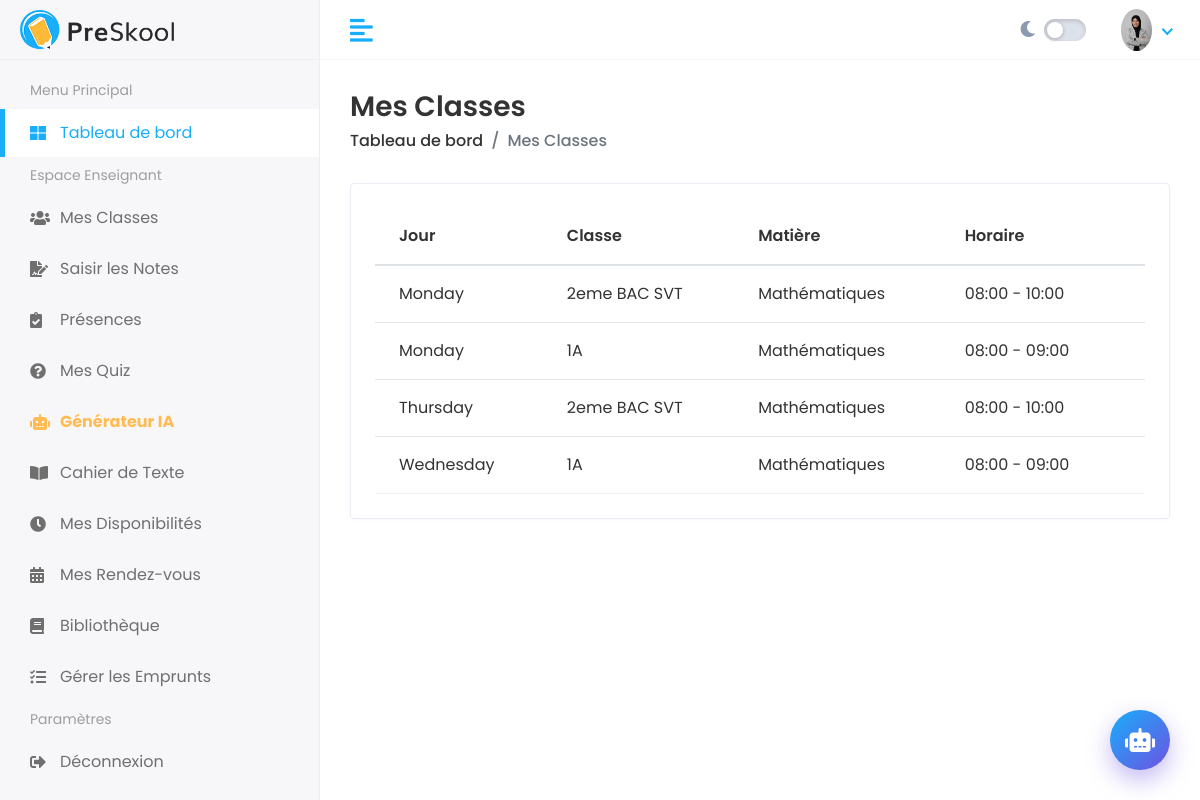
/fr/teacher-space/my-classes/ (signed in), run on an earlier commit of the app's database.
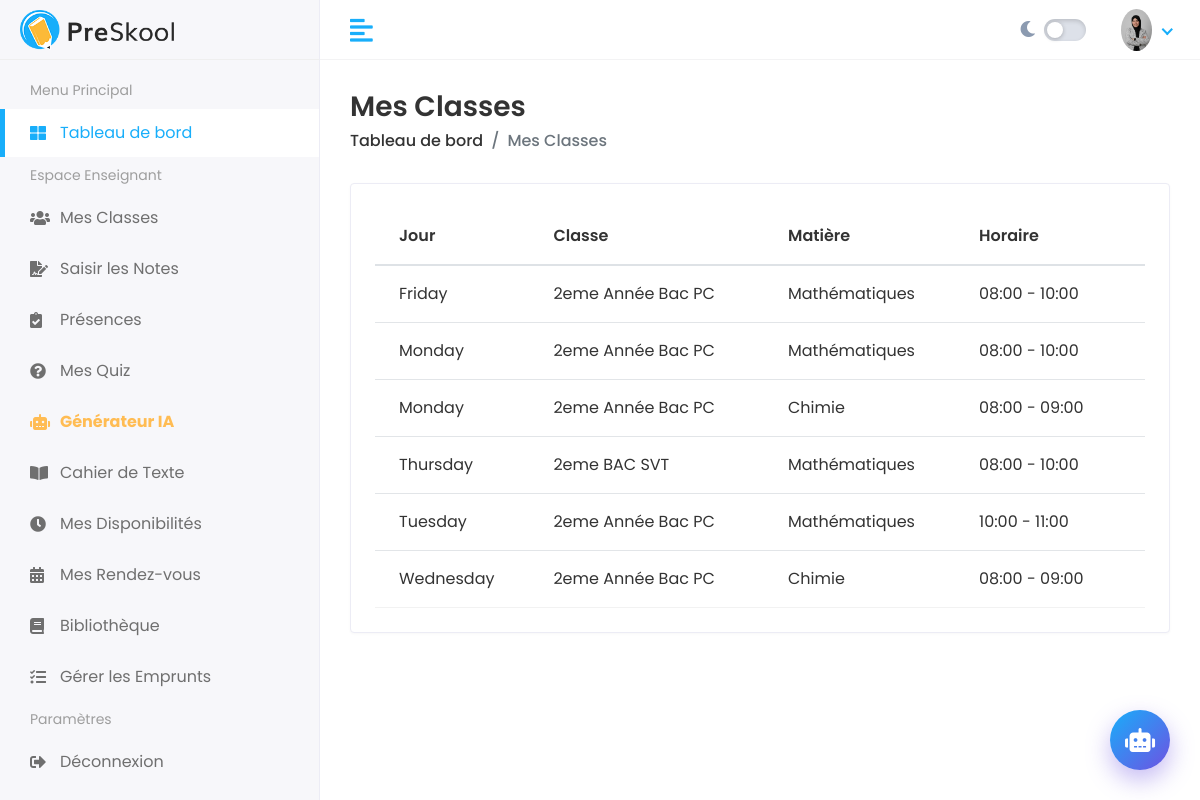
And on a later commit of the database.
### academic/models.py (models this page shows, shortened)
class TimeTable(models.Model):
    class_name = models.CharField(max_length=200)
    subject = models.ForeignKey('subjects.Subject', on_delete=models.CASCADE, related_name='timetables')
    day_of_week = models.CharField(max_length=20, choices=[
        ('Monday', 'Monday'),
        ('Tuesday', 'Tuesday'),
        ('Wednesday', 'Wednesday'),
        ('Thursday', 'Thursday'),
        ('Friday', 'Friday'),
        ('Saturday', 'Saturday'),
        ('Sunday', 'Sunday'),
    ])
    start_time = models.TimeField()
    end_time = models.TimeField()

### subjects/models.py (models this page shows, shortened)
class Subject(models.Model):
    name = models.CharField(max_length=200)
    class_name = models.CharField(max_length=200)
    teacher = models.ForeignKey('teachers.Teacher', on_delete=models.CASCADE, related_name='subjects')

### teacher_space/views.py (the view)
# urls.py: path('my-classes/', views.my_classes_view, name='my_classes'),
@login_required
def my_classes_view(request):
    if not hasattr(request.user, 'teacher_profile'):
        messages.error(request, "Votre compte n'est pas lié à un profil enseignant.")
        return redirect('dashboard')
    teacher = request.user.teacher_profile
    timetables = TimeTable.objects.filter(subject__teacher=teacher).order_by('day_of_week', 'start_time')
    return render(request, 'teacher_space/my_classes.html', {'timetables': timetables})

### templates/teacher_space/my_classes.html
{% extends 'Home/base.html' %}
{% load static %}
{% block body %}
<div class="page-header">
    <div class="row align-items-center">
        <div class="col">
            <h3 class="page-title">Mes Classes</h3>
            <ul class="breadcrumb">
                <li class="breadcrumb-item"><a href="{% url 'dashboard' %}">Tableau de bord</a></li>
                <li class="breadcrumb-item active">Mes Classes</li>
            </ul>
        </div>
    </div>
</div>
<div class="row">
    <div class="col-sm-12">
        <div class="card card-table">
            <div class="card-body">
                <div class="table-responsive">
                    <table class="table table-hover table-center mb-0 datatable">
                        <thead>
                            <tr>
                                <th>Jour</th>
                                <th>Classe</th>
                                <th>Matière</th>
                                <th>Horaire</th>
                            </tr>
                        </thead>
                        <tbody>
                            {% for entry in timetables %}
                            <tr>
                                <td>{{ entry.get_day_of_week_display }}</td>
                                <td>{{ entry.class_name }}</td>
                                <td>{{ entry.subject.name }}</td>
                                <td>{{ entry.start_time }} - {{ entry.end_time }}</td>
                            </tr>
                            {% empty %}
                            <tr>
                                <td colspan="4" class="text-center">Aucune classe assignée dans l'emploi du temps.</td>
                            </tr>
                            {% endfor %}
                        </tbody>
                    </table>
                </div>
            </div>
        </div>
    </div>
</div>
{% endblock %}

What changed in the data, as far as the page shows it:
now on this page (row edited): TimeTable: day_of_week "Friday", class_name "2eme Année Bac PC", subject.name "Mathématiques", start_time "08:00", end_time "10:00"
changed TimeTable (number 2 of 6 on the later page): class_name "2eme BAC SVT" → "2eme Année Bac PC"
changed TimeTable (number 3 of 6 on the later page): class_name "1A" → "2eme Année Bac PC"; subject.name "Mathématiques" → "Chimie"
now on this page (row edited): TimeTable: day_of_week "Tuesday", class_name "2eme Année Bac PC", subject.name "Mathématiques", start_time "10:00", end_time "11:00"
changed TimeTable "Wednesday": class_name "1A" → "2eme Année Bac PC"; subject.name "Mathématiques" → "Chimie"
